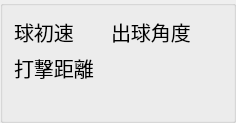
              <widget class="QGroupBox" name="groupBox_5">
               <property name="title">
                <string/>
               </property>
               <layout class="QGridLayout" name="gridLayout_14">
                <item row="0" column="0">
                 <layout class="QGridLayout" name="gridLayout_13" rowstretch="0,0,0">
                  <item row="0" column="0">
                   <layout class="QHBoxLayout" name="horizontalLayout_18" stretch="1,1,3,1,1,3">
                    <item>
                     <widget class="QLabel" name="exitV">
                      <property name="font">
                       <font>
                        <pointsize>15</pointsize>
                       </font>
                      </property>
                      <property name="text">
                       <string>球初速</string>
                      </property>
                     </widget>
                    </item>
                    <item>
                     <widget class="QLabel" name="exitVLabel">
                      <property name="font">
                       <font>
                        <pointsize>15</pointsize>
                       </font>
                      </property>
                      <property name="text">
                       <string/>
                      </property>
                      <property name="alignment">
                       <set>Qt::AlignRight|Qt::AlignTrailing|Qt::AlignVCenter</set>
                      </property>
                     </widget>
                    </item>
                    <item>
                     <widget class="QLabel" name="label_12">
                      <property name="text">
                       <string/>
                      </property>
                     </widget>
                    </item>
                    <item>
                     <widget class="QLabel" name="lanuchAngle">
                      <property name="font">
                       <font>
                        <pointsize>15</pointsize>
                       </font>
                      </property>
                      <property name="text">
                       <string>出球角度</string>
                      </property>
                     </widget>
                    </item>
                    <item>
                     <widget class="QLabel" name="lanuchAngleLabel">
                      <property name="font">
                       <font>
                        <pointsize>15</pointsize>
                       </font>
                      </property>
                      <property name="text">
                       <string/>
                      </property>
                      <property name="alignment">
                       <set>Qt::AlignRight|Qt::AlignTrailing|Qt::AlignVCenter</set>
                      </property>
                     </widget>
                    </item>
                    <item>
                     <widget class="QLabel" name="label_13">
                      <property name="text">
                       <string/>
                      </property>
                     </widget>
                    </item>
                   </layout>
                  </item>
                  <item row="2" column="0">
                   <layout class="QHBoxLayout" name="horizontalLayout_22" stretch="1">
                    <item>
                     <widget class="QLabel" name="label_14">
                      <property name="font">
                       <font>
                        <pointsize>13</pointsize>
                       </font>
                      </property>
                      <property name="text">
                       <string/>
                      </property>
                     </widget>
                    </item>
                   </layout>
                  </item>
                  <item row="1" column="0">
                   <layout class="QHBoxLayout" name="horizontalLayout_32" stretch="1,1,3">
                    <item>
                     <widget class="QLabel" name="attackDis">
                      <property name="font">
                       <font>
                        <pointsize>15</pointsize>
                       </font>
                      </property>
                      <property name="text">
                       <string>打擊距離</string>
                      </property>
                      <property name="alignment">
                       <set>Qt::AlignLeading|Qt::AlignLeft|Qt::AlignVCenter</set>
                      </property>
                     </widget>
                    </item>
                    <item>
                     <widget class="QLabel" name="attackDisLabel">
                      <property name="font">
                       <font>
                        <pointsize>15</pointsize>
                       </font>
                      </property>
                      <property name="text">
                       <string/>
                      </property>
                      <property name="alignment">
                       <set>Qt::AlignRight|Qt::AlignTrailing|Qt::AlignVCenter</set>
                      </property>
                     </widget>
                    </item>
                    <item>
                     <widget class="QLabel" name="label_16">
                      <property name="font">
                       <font>
                        <pointsize>15</pointsize>
                       </font>
                      </property>
                      <property name="text">
                       <string/>
                      </property>
                     </widget>
                    </item>
                   </layout>
                  </item>
                 </layout>
                </item>
               </layout>
              </widget>
